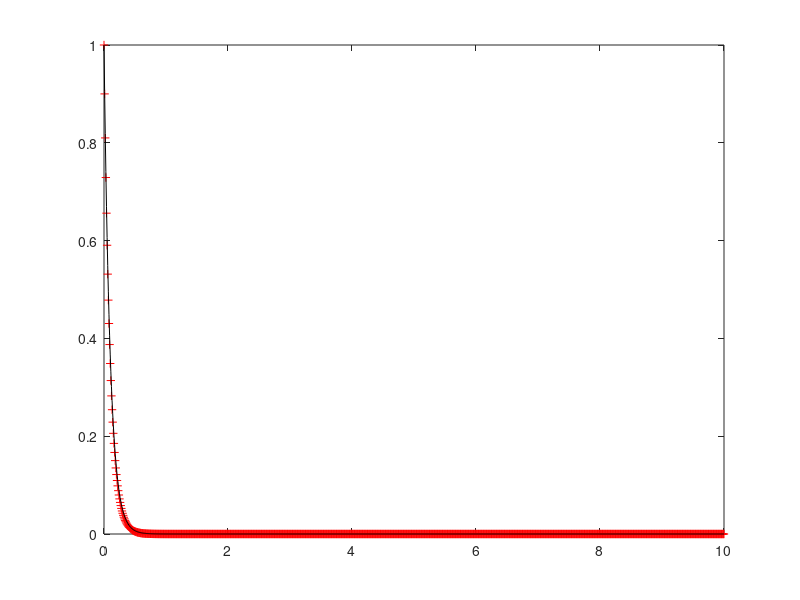

This chart was generated by the following MATLAB code:
#!/usr/bin/env octave
# File: eulermethod.m
# Name: D.Saravanan
# Date: 02/12/2021

""" Script to implement the Euler explicit scheme for y' = -10y with y(1) = 1 """

t_ = 10;                % time period
dt = 0.01;              % time step
N = t_/dt;              % number of steps
t = zeros(N+1, 1);      % time step vector
y = zeros(N+1, 1);      % solution vector
t(1) = 0;              
y(1) = 1;               

for k = 1:N
    t(k+1) = t(k) + dt;
    y(k+1) = y(k) + dt * (-10 * y(k));
end

exact = exp(-10*t);     % exact solution

plot(t, y, 'r+');
hold on;
plot(t, exact, 'k-');
print('eulermethod.png', '-dpng')
